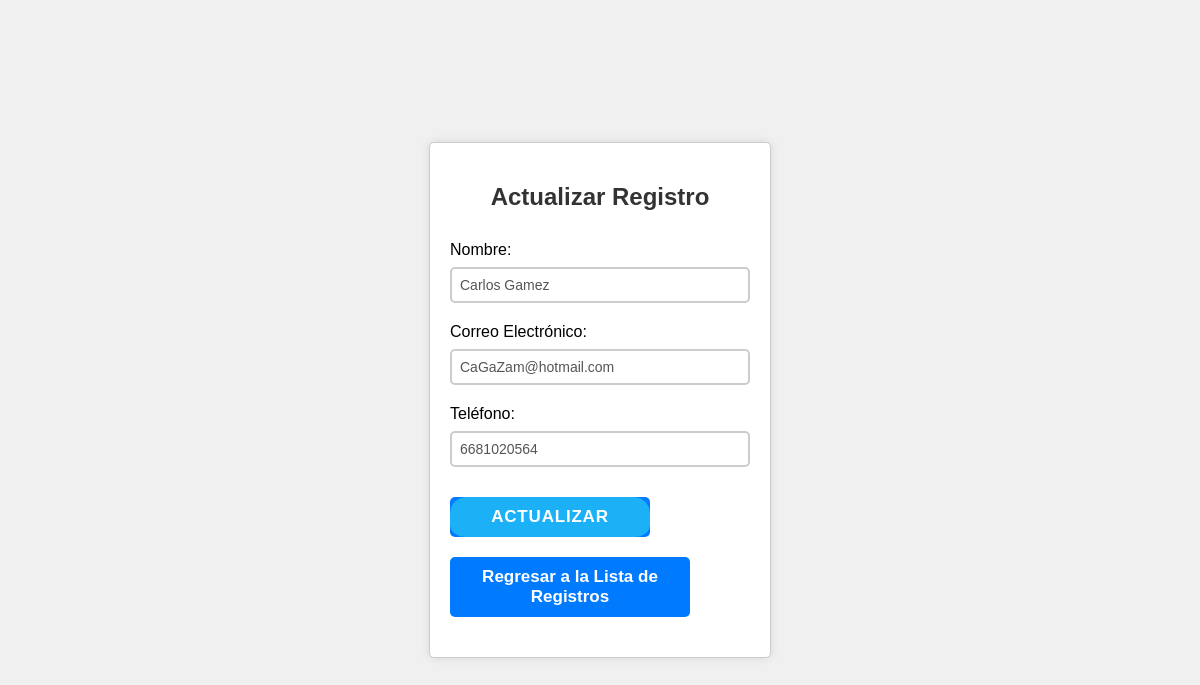
The app's page /actualizar.php?id=6 with its own data.
### tables this page shows
CREATE TABLE `registros` (
  `id` int(11) NOT NULL,
  `nombre` varchar(100) NOT NULL,
  `correo_electronico` varchar(100) NOT NULL,
  `telefono` varchar(20) NOT NULL,
  `creado_en` timestamp NOT NULL DEFAULT current_timestamp()
);

### actualizar.php (the view, shortened to what this page needs)
<?php
include 'includes/db.php';
if (isset($_GET['id'])) {
    $id = $_GET['id'];
    $sql = "SELECT * FROM registros WHERE id=$id";
    $result = $conn->query($sql);
    $row = $result->fetch_assoc();
}
?>
<!DOCTYPE html>
<html>
<head>
    <link rel="stylesheet" type="text/css" href="css/styles.css">
</head>
<body>
    <div class="container">
        <h2>Actualizar Registro</h2>
        <form action="actualizar.php" method="POST">
            <label for="nombre">Nombre:</label>
            <input type="text" id="nombre" name="nombre" value="<?php echo $row['nombre']; ?>" required>
            <label for="correo_electronico">Correo Electrónico:</label>
            <input type="email" id="correo_electronico" name="correo_electronico" value="<?php echo $row['correo_electronico']; ?>" required>
            <label for="telefono">Teléfono:</label>
            <input type="text" id="telefono" name="telefono" value="<?php echo $row['telefono']; ?>" required>
            <button type="submit" name="actualizar">Actualizar</button>
            <a href="leer.php" class="back-link">Regresar a la Lista de Registros</a>
        </form>
    </div>
</body>
</html>

### css/styles.css (style rules this page uses)
body { font-family: Arial, sans-serif; margin: 20px; }
h2 { color: #333; }
form { margin-bottom: 20px; }
label { display: block; margin: 10px 0 5px; }
input[type="text"], input[type="email"] { width: 100%; padding: 8px; margin-bottom: 10px; }
button { appearance: button; background-color: #1899D6; border: solid transparent; border-radius: 16px; border-width: 0 0 4px; box-sizing: border-box; color: #FFFFFF; cursor: pointer; display: inline-block; font-size: 15px; font-weight: 700; letter-spacing: .8px; line-height: 20px; margin: 0; outline: none; overflow: visible; padding: 13px 19px; text-align: center; text-transform: uppercase; touch-action: manipulation; transform: translateZ(0); transition: filter .2s; user-select: none; -webkit-user-select: none; vertical-align: middle; white-space: nowrap; }
button:after { background-clip: padding-box; background-color: #1CB0F6; border: solid transparent; border-radius: 16px; border-width: 0 0 4px; bottom: -4px; content: ""; left: 0; position: absolute; right: 0; top: 0; z-index: -1; }

### actualizar.php (style rules this page uses)
body { font-family: Arial, sans-serif; margin: 0; padding: 0; display: flex; justify-content: center; align-items: center; height: 100vh; background-color: #f0f0f0; }
.container { max-width: 400px; padding: 20px; background-color: #fff; border: 1px solid #ccc; border-radius: 5px; box-shadow: 0 0 10px rgba(0, 0, 0, 0.1); text-align: center; display: flex; flex-direction: column; align-items: center; }
h2 { text-align: center; color: #333; margin-bottom: 20px; }
form { text-align: left; width: 100%; max-width: 300px; }
label { display: block; margin-bottom: 8px; }
input { width: calc(100% - 20px); padding: 10px; border: 2px solid #ccc; border-radius: 5px; font-size: 14px; color: #555; outline: none; margin-bottom: 10px; box-sizing: border-box; }
button, .back-link { margin-top: 20px; font-size: 17px; font-weight: bold; border: none; border-radius: 5px; background-color: #007bff; color: #fff; padding: 10px 20px; cursor: pointer; transition: background-color 0.3s ease; text-decoration: none; display: inline-block; text-align: center; margin-right: 10px; width: 100%; max-width: 200px; }

### records on screen
registros: nombre "Carlos Gamez", correo_electronico "CaGaZam@hotmail.com", telefono "6681020564"
